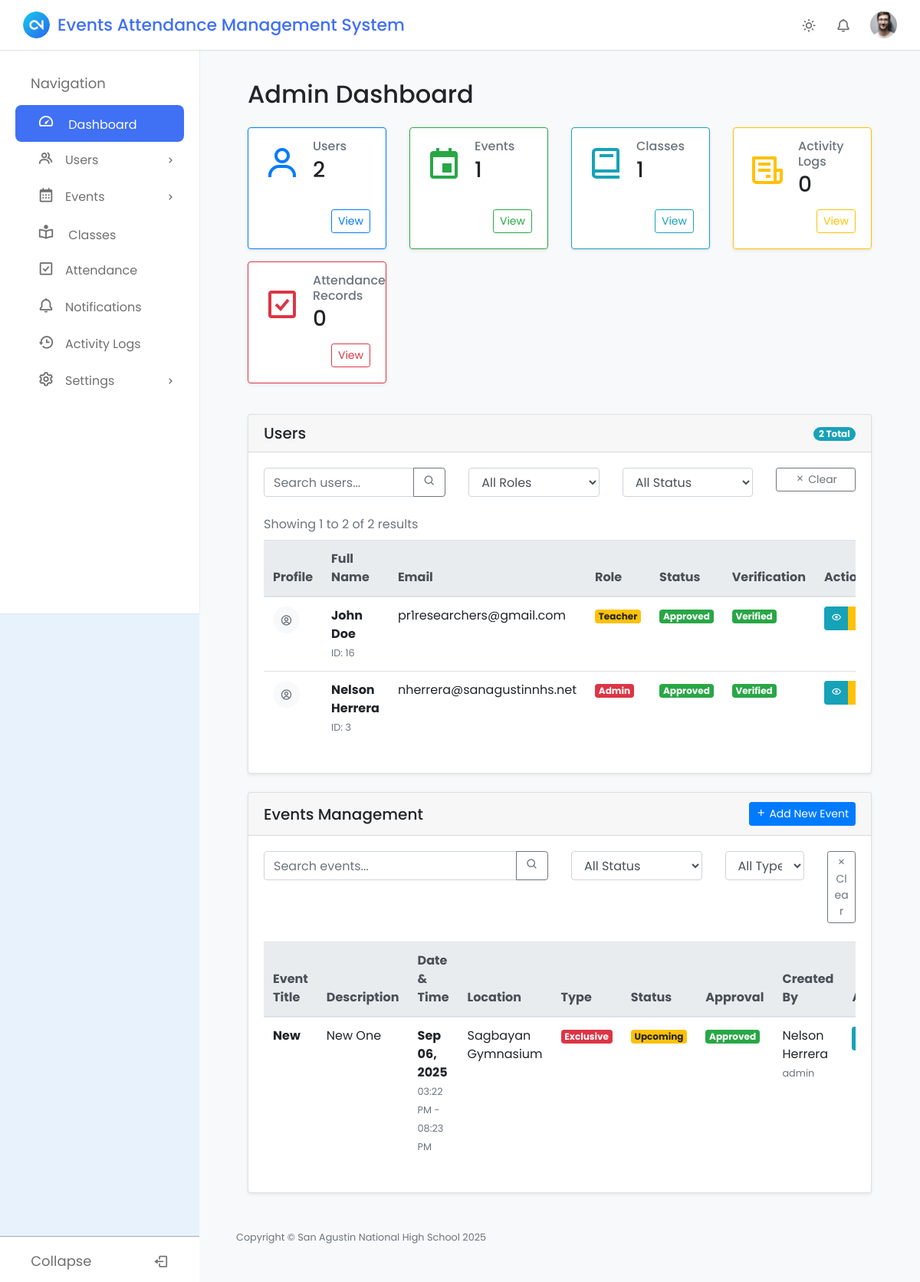
Screenshot of /pages/admin.php with the database file from the repository.
### tables this page shows
CREATE TABLE `users` (
  `user_id` int(11) NOT NULL,
  `email` varchar(255) NOT NULL,
  `password` varchar(255) NOT NULL,
  `role` enum('admin','student','teacher','sslg') DEFAULT NULL,
  `profile_photo` varchar(255) DEFAULT NULL,
  `created_at` timestamp NULL DEFAULT current_timestamp(),
  `updated_at` timestamp NULL DEFAULT current_timestamp() ON UPDATE current_timestamp(),
  `status` enum('Pending','Approved','Rejected') NOT NULL DEFAULT 'Pending',
  `code` int(11) NOT NULL,
  `verification_status` enum('notverified','verified') NOT NULL,
  `firstname` varchar(50) NOT NULL,
  `lastname` varchar(50) NOT NULL,
  `gender` enum('Male','Female') NOT NULL,
  `updated_by` int(11) DEFAULT NULL
);

CREATE TABLE `events` (
  `event_id` int(11) NOT NULL,
  `title` varchar(255) NOT NULL,
  `event_description` text DEFAULT NULL,
  `event_date` date NOT NULL,
  `start_time` time NOT NULL,
  `end_time` time NOT NULL,
  `location` varchar(255) NOT NULL,
  `event_type` enum('Open','Exclusive') DEFAULT 'Open',
  `event_status` enum('Upcoming','Ongoing','Finished') NOT NULL DEFAULT 'Upcoming',
  `created_at` timestamp NOT NULL DEFAULT current_timestamp(),
  `created_by` int(11) NOT NULL,
  `creator_role` varchar(20) NOT NULL,
  `updated_by` int(11) DEFAULT NULL,
  `updated_at` timestamp NOT NULL DEFAULT current_timestamp() ON UPDATE current_timestamp(),
  `abs_penalty` int(11) NOT NULL DEFAULT 0,
  `approval_status` enum('Pending','Approved','Rejected') NOT NULL DEFAULT 'Pending'
);

### includes/admin/usersTBL.php (the view, shortened to what the rows shown need)
<?php
$limit = 10;
$current_page = validateInput($_GET['page_num'] ?? 1, 'int', 1);
$totalUsersCount = getRecordCount('users');
$pagination = calculatePagination($totalUsersCount, $limit, $current_page);
$query = "SELECT * FROM users ORDER BY created_at DESC LIMIT ?, ?";
$users = executeQuery($query, [$pagination['offset'], $pagination['recordsPerPage']], 'ii');
?>
<div class="card mt-4 shadow-sm">
    <div class="card-body">
        <div class="table-responsive">
            <table class="table table-hover" id="usersTable">
                <thead class="thead-light">
                    <tr>
                        <th>Profile</th>
                        <th>Full Name</th>
                        <th>Email</th>
                        <th>Role</th>
                        <th>Status</th>
                        <th>Verification</th>
                        <th>Actions</th>
                    </tr>
                </thead>
                <tbody>
                <?php
                if ($users && mysqli_num_rows($users) > 0):
                    while ($row = mysqli_fetch_assoc($users)):
                        $id = $row['user_id'];
                        $fullName = sanitizeOutput($row['firstname'] . ' ' . $row['lastname']);
                        $email = sanitizeOutput($row['email']);
                        $userRole = sanitizeOutput($row['role'] ?: 'N/A');
                        $userStatus = sanitizeOutput($row['status'] ?? 'Pending');
                        $verification = sanitizeOutput($row['verification_status']);
                        $profilePhoto = getProfilePhoto($row['profile_photo'] ?? '', 35);
                        $role_badge = getBadgeClass($userRole, 'role');
                        $status_badge = getBadgeClass($userStatus, 'status');
                        $verification_badge = getBadgeClass($verification, 'verification');
                ?>
                    <tr data-user-id="<?php echo $id; ?>">
                        <td><?php echo $profilePhoto; ?></td>
                        <td>
                            <div><strong><?php echo $fullName; ?></strong></div>
                            <small class="text-muted">ID: <?php echo $id; ?></small>
                        </td>
                        <td><?php echo $email; ?></td>
                        <td><span class="badge <?php echo $role_badge; ?>"><?php echo ucfirst($userRole); ?></span></td>
                        <td><span class="badge <?php echo $status_badge; ?>"><?php echo ucfirst($userStatus); ?></span></td>
                        <td><span class="badge <?php echo $verification_badge; ?>"><?php echo ucfirst($verification); ?></span></td>
                        <td>
                            <?php echo generateActionButtons(['view', 'edit', 'delete'], $id, 'user', ['role' => $userRole]); ?>
                        </td>
                    </tr>
                <?php
                    endwhile;
                endif; ?>
                </tbody>
            </table>
        </div>
    </div>
</div>

### utils/ui.php (shortened to what the rows shown need)
<?php
function getBadgeClass($value, $type = 'default') {
    $value = strtolower($value);
    switch ($type) {
        case 'role':
            switch($value) {
                case 'teacher': return 'badge-warning';
                case 'admin': return 'badge-danger';
            }
        case 'status':
            switch($value) {
                case 'active':
                case 'approved':
                case 'upcoming': return 'badge-success';
            }
        case 'verification':
            switch($value) {
                case 'verified': return 'badge-success';
            }
    }
}
function getProfilePhoto($photoPath, $size = 35) {
    return "<div class='rounded-circle bg-light d-flex align-items-center justify-content-center' style='width: {$size}px; height: {$size}px;'><i class='bx bx-user-circle text-muted'></i></div>";
}
function generateActionButtons($actions, $id, $entityType = 'user', $additionalData = []) {
    $html = '<div class="btn-group" role="group">';
    foreach ($actions as $action) {
        $buttonClass = '';
        $icon = '';
        $title = '';
        switch ($action) {
            case 'view':
                $buttonClass = 'btn-info';
                $icon = 'bx-show';
                $title = 'View Details';
                break;
            case 'edit':
                $buttonClass = 'btn-warning';
                $icon = 'bx-edit';
                $title = 'Edit';
                break;
            case 'delete':
                $buttonClass = 'btn-danger';
                $icon = 'bx-trash';
                $title = 'Remove';
                break;
        }
        if ($buttonClass) {
            $dataAttributes = "data-id='{$id}' data-entity='{$entityType}'";
            foreach ($additionalData as $key => $value) {
                $dataAttributes .= " data-{$key}='" . htmlspecialchars($value) . "'";
            }
            $html .= "<button class='btn {$buttonClass} btn-sm {$action}-btn' {$dataAttributes} title='{$title}'>
                        <i class='bx {$icon}'></i>
                      </button>";
        }
    }
    $html .= '</div>';
    return $html;
}
?>

### includes/admin/eventsTBL.php (shortened to what the rows shown need)
<?php
require_once __DIR__ . "/../../config/database.php";
$records_per_page = 10;
$page = isset($_GET['page']) ? max(1, (int)$_GET['page']) : 1;
$offset = ($page - 1) * $records_per_page;
$total_query = "SELECT COUNT(*) as total FROM events";
$total_result = mysqli_query($con, $total_query);
$total_row = mysqli_fetch_assoc($total_result);
$total_records = $total_row['total'];
if ($total_records > 0) {
    $query = "SELECT e.*,
              CONCAT(u.firstname, ' ', u.lastname) as creator_name,
              u.role as creator_role
              FROM events e
              LEFT JOIN users u ON e.created_by = u.user_id
              ORDER BY e.created_at DESC
              LIMIT ?, ?";
    $stmt = $con->prepare($query);
    $stmt->bind_param("ii", $offset, $records_per_page);
    $stmt->execute();
    $result = $stmt->get_result();
} else {
    $result = null;
}
?>
<div class="card mt-4 shadow-sm">
    <div class="card-body">
        <div class="table-responsive">
            <table class="table table-hover" id="eventsTable">
                <thead class="thead-light">
                    <tr>
                        <th>Event Title</th>
                        <th>Description</th>
                        <th>Date & Time</th>
                        <th>Location</th>
                        <th>Type</th>
                        <th>Status</th>
                        <th>Approval</th>
                        <th>Created By</th>
                        <th>Actions</th>
                    </tr>
                </thead>
                <tbody>
                    <?php
                    if ($total_records > 0 && $result && mysqli_num_rows($result) > 0) {
                        while ($row = mysqli_fetch_assoc($result)) {
                            $event_id = $row['event_id'];
                            $title = htmlspecialchars($row['title']);
                            $description = htmlspecialchars($row['event_description']);
                            $event_date = date('M d, Y', strtotime($row['event_date']));
                            $start_time = date('h:i A', strtotime($row['start_time']));
                            $end_time = date('h:i A', strtotime($row['end_time']));
                            $location = htmlspecialchars($row['location']);
                            $event_type = htmlspecialchars($row['event_type']);
                            $status = htmlspecialchars($row['event_status']);
                            $creator_name = htmlspecialchars($row['creator_name'] ?? 'Unknown');
                            $creator_role = htmlspecialchars($row['creator_role'] ?? 'Unknown');
                            $status_badge = '';
                            switch($status) {
                                case 'Upcoming':
                                    $status_badge = 'badge-warning';
                                    break;
                            }
                            $type_badge = ($event_type == 'Exclusive') ? 'badge-danger' : 'badge-primary';
                            $approval_status = $row['approval_status'] ?? 'Pending';
                            $approval_badge = '';
                            switch($approval_status) {
                                case 'Approved':
                                    $approval_badge = 'badge-success';
                                    break;
                            }
                            echo "<tr data-event-id='$event_id'>
                                <td><strong>$title</strong></td>
                                <td>" . (strlen($description) > 50 ? substr($description, 0, 50) . '...' : $description) . "</td>
                                <td>
                                    <div><strong>$event_date</strong></div>
                                    <small class='text-muted'>$start_time - $end_time</small>
                                </td>
                                <td>$location</td>
                                <td><span class='badge $type_badge'>$event_type</span></td>
                                <td><span class='badge $status_badge'>$status</span></td>
                                <td><span class='badge $approval_badge'>$approval_status</span></td>
                                <td>
                                    <div>$creator_name</div>
                                    <small class='text-muted'>$creator_role</small>
                                </td>
                                <td>
                                    <div class='btn-group' role='group'>
                                        <button type='button' class='btn btn-info btn-sm view-event-btn'
                                                data-toggle='modal' data-target='#viewEventModal'
                                                data-event-id='$event_id' title='View Details'>
                                            <i class='bx bx-show'></i>
                                        </button>
                                        <button type='button' class='btn btn-warning btn-sm edit-event-btn'
                                                data-toggle='modal' data-target='#editEventModal'
                                                data-event-id='$event_id' title='Edit Event'>
                                            <i class='bx bx-edit'></i>
                                        </button>
                                        <button type='button' class='btn btn-danger btn-sm delete-event-btn'
                                                data-event-id='$event_id' title='Delete Event'>
                                            <i class='bx bx-trash'></i>
                                        </button>
                                    </div>
                                </td>
                            </tr>";
                        }
                    }
                    ?>
                </tbody>
            </table>
        </div>
    </div>
</div>

### rows the page displays
users: fullName "John Doe", user_id "16", email "pr1researchers@gmail.com", role "Teacher", status "Approved", verification_status "Verified"
users: fullName "Nelson Herrera", user_id "3", email "nherrera@sanagustinnhs.net", role "Admin", status "Approved", verification_status "Verified"
events: title "New", event_description "New One", event_date "Sep 06, 2025", start_time "03:22 PM", end_time "08:23 PM", location "Sagbayan Gymnasium", event_type "Exclusive", event_status "Upcoming", approval_status "Approved", creator_name "Nelson Herrera", users.role "admin"

### other values shown
$card['title'] "Users"
$card['count'] "2"
$card['title'] "Events"
$card['count'] "1"
$card['title'] "Classes"
$card['title'] "Activity Logs"
$card['count'] "0"
$card['title'] "Attendance Records"
$totalUsersCount "2"
min($pagination['offset'] + 1, $totalUsersCount) "1"
